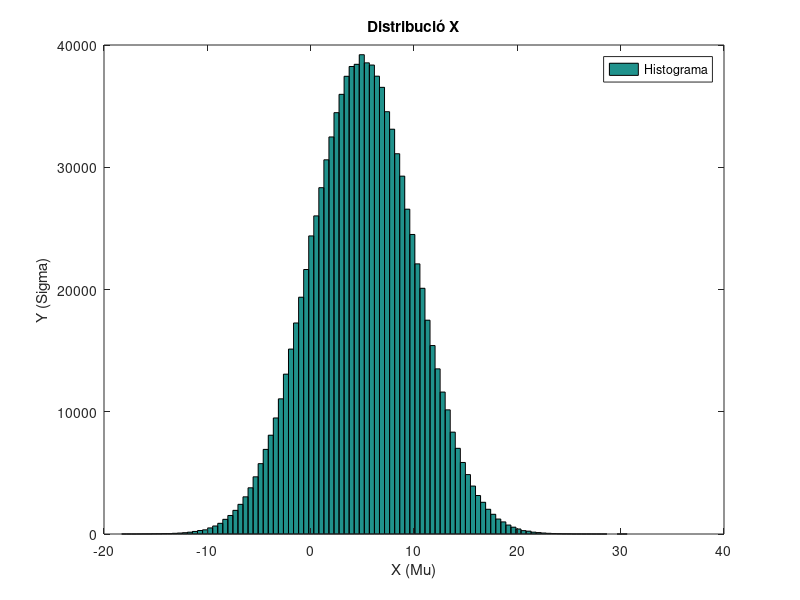
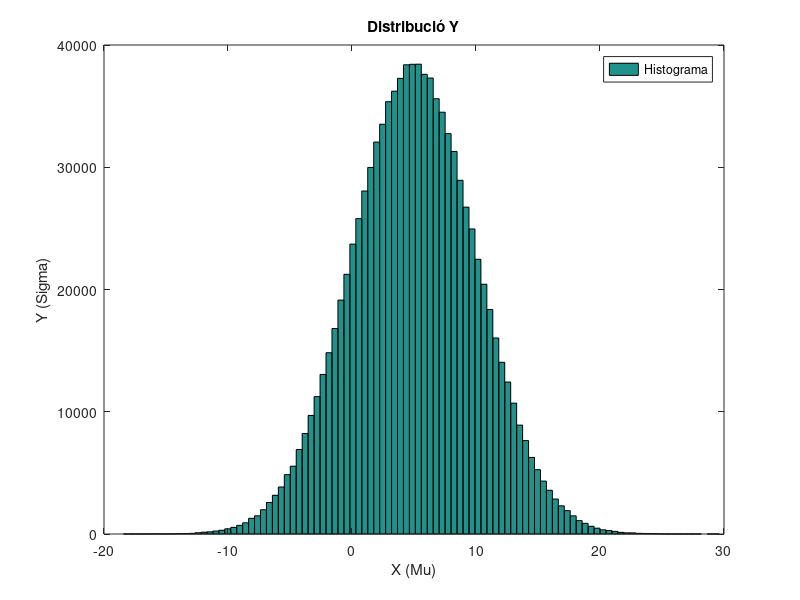

The MATLAB script that drew these images, in order: (Note: this script raises an error after producing the figures.)
%% ESTADÍSTICA I ANÀLISI MATEMÀTICA. PRÀCTICA 2. CURS 2021-2022
%% Noms i cognoms dels membres del grup:
    %%Membre 1: Oriol Guimó
    %%Membre 2: Oscar Julian
%%%%%%%%%%%%%%%%%%%%%%%%%%%%%%%%%%%%%%%%%%%%%%%%%%%%%%%%%

%% EXERCICI 1
clear all, close all, clc
%% a) Crea un array que contingui les 10 * N tecles que s'han premut per generar N seqüències.
    clc;

    %Creem les constants de les N seqüències.
    N1 = 1000;
    N2 = 100000;
    N3 = 1000000;

    %Creem una constant del num de botons i combinació d'elements.
    butt = 4; %quadrat = Q, triangle = T, creu = X, cercle = O.
    i = 10;
    %Creem Les arrais que contenen 10 * N tecles.
    Arr1 = randi(butt,i,N1);
    Arr2 = randi(butt,i,N2);
    Arr3 = randi(butt,i,N3);

%% b) Calcula la puntuació mitjana obtinguda amb aquestes N combinacions.

    avgScore1 = 1*(Arr1 == 1) -1/3*(Arr1 ~=1);
    avgScore2 = 1*(Arr2 == 1) -1/3*(Arr2 ~=1);
    avgScore3 = 1*(Arr3 == 1) -1/3*(Arr3 ~=1);

    %Assumim que so hi ha una tecla correcta.
    res1 = mean(mean(avgScore1))
    res2 = mean(mean(avgScore2))
    res3 = mean(mean(avgScore3))
 %% c) Calcula numericament la puntuació esperada usant una binomial.

    %Provem amb les tres seqüències diferents.
    score1 = binornd(i,0.25,1,N1);
    score2 = binornd(i,0.25,1,N2);
    score3 = binornd(i,0.25,1,N3);

    Avg1 = mean((score1-1/3*(i-score1))/i)
    Avg2 = mean((score2-1/3*(i-score2))/i)
    Avg3 = mean((score3-1/3*(i-score3))/i)

%%%%%%%%%%%%%%%%%%%%%%%%%%%%%%%%%%%%%%%%%%%%%%%%%%%%%%%%%

%% EXERCICI 2
clear all, close all, clc
%% a) Arrays de mostres Gaussianas.

    N = 1000000;

    prompt = 'Valor mitjana (muX):';
    muXUser = input(prompt);
    prompt = 'Valor desviació típica (sgX):';
    sgXUser = input(prompt);
    prompt = 'Valor mitjana (muY): ';
    muYUser = input(prompt);
    prompt = 'Valor desviació típica (sgY):';
    sgYUser = input(prompt);

    X = normrnd(muXUser,sgXUser,1,N);
    Y = normrnd(muYUser,sgYUser,1,N);

%% b) Distribucions de Gauss (histogrames).

    bins = 100;

    figure('Name', "Exercici 2B")
    hist(X,bins);
    title('Distribució X')
    xlabel('X (Mu)'); ylabel('Y (Sigma)');
    legend('Histograma');

    figure('Name', "Exercici 2B")
    hist(Y,bins);
    title('Distribució Y')
    xlabel('X (Mu)'); ylabel('Y (Sigma)');
    legend('Histograma');

%% c) Calcula la probabilitat de que un tret impacti dintre el quadrat vermell.

    X = normrnd(0,2,1,N);
    Y = normrnd(0,2,1,N);

    nImpactes = (X>=-1).*(X<=1).*(Y>=-1).*(Y<=1);

    %Mitjana d'impactes entre numero total.
    prob = (sum(nImpactes)/N) %Regla de Laplace

%% d) Disseny d'armes.

    trets = 20;

    % Arma A

    muAX = 0;
    muAY = 0;

    sgAX = 3;
    sgAY = 1;

    XA = normrnd(muAX,sgAX,1,trets);
    YA = normrnd(muAY,sgAY,1,trets);

    pintaDiana
    plot(XA,YA,'r+');
    title('Diana A')

    % Arma B
    muBX = 0;
    muBY = 0;

    sgBX = 2;
    sgBY = 2;

    XB = normrnd(muBX,sgBX,1,trets);
    YB = normrnd(muBY,sgBY,1,trets);

    pintaDiana
    plot(XB,YB,'r+');
    title('Diana B')

    % Arma C
    muCX = 0;
    muCY = 0;

    sgCX = 1;
    sgCY = 2;

    XC = normrnd(muCX,sgCX,1,trets);
    YC = normrnd(muCY,sgCY,1,trets);

    pintaDiana
    plot(XC,YC,'r+');
    title('Diana C')
